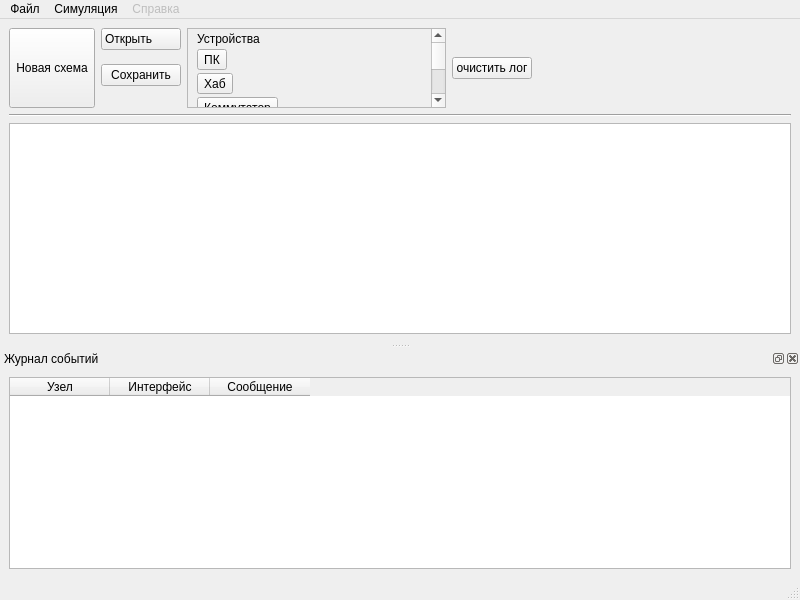
<?xml version="1.0" encoding="UTF-8"?>
<ui version="4.0">
 <class>NSWindow</class>
 <widget class="QMainWindow" name="NSWindow">
  <property name="geometry">
   <rect>
    <x>0</x>
    <y>0</y>
    <width>800</width>
    <height>600</height>
   </rect>
  </property>
  <property name="windowTitle">
   <string>qnetsim</string>
  </property>
  <widget class="QWidget" name="centralwidget">
   <layout class="QVBoxLayout" name="verticalLayout">
    <item>
     <layout class="QHBoxLayout" name="horizontalLayout">
      <property name="sizeConstraint">
       <enum>QLayout::SetDefaultConstraint</enum>
      </property>
      <item>
       <widget class="QToolButton" name="resetButton">
        <property name="sizePolicy">
         <sizepolicy hsizetype="Fixed" vsizetype="Preferred">
          <horstretch>0</horstretch>
          <verstretch>0</verstretch>
         </sizepolicy>
        </property>
        <property name="maximumSize">
         <size>
          <width>16777215</width>
          <height>80</height>
         </size>
        </property>
        <property name="autoFillBackground">
         <bool>false</bool>
        </property>
        <property name="styleSheet">
         <string notr="true"/>
        </property>
        <property name="text">
         <string>Новая схема</string>
        </property>
        <property name="icon">
         <iconset>
          <normalon>icons/020-paper.svg</normalon>
         </iconset>
        </property>
        <property name="iconSize">
         <size>
          <width>48</width>
          <height>48</height>
         </size>
        </property>
        <property name="toolButtonStyle">
         <enum>Qt::ToolButtonTextUnderIcon</enum>
        </property>
       </widget>
      </item>
      <item>
       <layout class="QVBoxLayout" name="verticalLayout_2">
        <property name="sizeConstraint">
         <enum>QLayout::SetDefaultConstraint</enum>
        </property>
        <property name="bottomMargin">
         <number>22</number>
        </property>
        <item alignment="Qt::AlignTop">
         <widget class="QPushButton" name="loadButton">
          <property name="enabled">
           <bool>true</bool>
          </property>
          <property name="sizePolicy">
           <sizepolicy hsizetype="Preferred" vsizetype="Fixed">
            <horstretch>0</horstretch>
            <verstretch>0</verstretch>
           </sizepolicy>
          </property>
          <property name="font">
           <font>
            <kerning>true</kerning>
           </font>
          </property>
          <property name="styleSheet">
           <string notr="true">text-align:left;
padding: 3px;</string>
          </property>
          <property name="text">
           <string>Открыть</string>
          </property>
          <property name="icon">
           <iconset>
            <normalon>icons/015-file storage.svg</normalon>
           </iconset>
          </property>
         </widget>
        </item>
        <item>
         <widget class="QPushButton" name="saveButton">
          <property name="enabled">
           <bool>true</bool>
          </property>
          <property name="sizePolicy">
           <sizepolicy hsizetype="Fixed" vsizetype="Fixed">
            <horstretch>0</horstretch>
            <verstretch>0</verstretch>
           </sizepolicy>
          </property>
          <property name="text">
           <string>Сохранить</string>
          </property>
          <property name="icon">
           <iconset>
            <normalon>icons/007-floppy disk.svg</normalon>
           </iconset>
          </property>
         </widget>
        </item>
       </layout>
      </item>
      <item>
       <widget class="QWidget" name="widget" native="true">
        <property name="sizePolicy">
         <sizepolicy hsizetype="Expanding" vsizetype="Fixed">
          <horstretch>0</horstretch>
          <verstretch>0</verstretch>
         </sizepolicy>
        </property>
        <property name="maximumSize">
         <size>
          <width>300</width>
          <height>80</height>
         </size>
        </property>
        <layout class="QGridLayout" name="gridLayout">
         <property name="leftMargin">
          <number>0</number>
         </property>
         <property name="topMargin">
          <number>0</number>
         </property>
         <property name="rightMargin">
          <number>0</number>
         </property>
         <property name="bottomMargin">
          <number>0</number>
         </property>
         <property name="spacing">
          <number>2</number>
         </property>
         <item row="0" column="0">
          <widget class="QScrollArea" name="scrollArea">
           <property name="sizePolicy">
            <sizepolicy hsizetype="Expanding" vsizetype="Minimum">
             <horstretch>0</horstretch>
             <verstretch>0</verstretch>
            </sizepolicy>
           </property>
           <property name="maximumSize">
            <size>
             <width>300</width>
             <height>200</height>
            </size>
           </property>
           <property name="widgetResizable">
            <bool>true</bool>
           </property>
           <property name="alignment">
            <set>Qt::AlignLeading|Qt::AlignLeft|Qt::AlignTop</set>
           </property>
           <widget class="QWidget" name="scrollAreaWidgetContents">
            <property name="geometry">
             <rect>
              <x>0</x>
              <y>0</y>
              <width>208</width>
              <height>134</height>
             </rect>
            </property>
            <layout class="QGridLayout" name="gridLayout_2">
             <property name="topMargin">
              <number>3</number>
             </property>
             <property name="bottomMargin">
              <number>9</number>
             </property>
             <property name="spacing">
              <number>3</number>
             </property>
             <item row="7" column="0">
              <widget class="QLabel" name="label_2">
               <property name="text">
                <string>Соединители</string>
               </property>
              </widget>
             </item>
             <item row="8" column="0">
              <widget class="QToolButton" name="toolButton_3">
               <property name="text">
                <string>Провод</string>
               </property>
              </widget>
             </item>
             <item row="6" column="0">
              <widget class="Line" name="line_2">
               <property name="orientation">
                <enum>Qt::Horizontal</enum>
               </property>
              </widget>
             </item>
             <item row="2" column="0">
              <widget class="QToolButton" name="addPCButton">
               <property name="text">
                <string>ПК</string>
               </property>
               <property name="icon">
                <iconset>
                 <normaloff>icons/018-monitor screen.svg</normaloff>icons/018-monitor screen.svg</iconset>
               </property>
               <property name="checked">
                <bool>false</bool>
               </property>
              </widget>
             </item>
             <item row="0" column="0">
              <widget class="QLabel" name="label">
               <property name="sizePolicy">
                <sizepolicy hsizetype="MinimumExpanding" vsizetype="Fixed">
                 <horstretch>0</horstretch>
                 <verstretch>0</verstretch>
                </sizepolicy>
               </property>
               <property name="text">
                <string>Устройства</string>
               </property>
              </widget>
             </item>
             <item row="3" column="0">
              <widget class="QToolButton" name="addHubButton">
               <property name="text">
                <string>Хаб</string>
               </property>
               <property name="icon">
                <iconset>
                 <normaloff>icons/017-hub.svg</normaloff>icons/017-hub.svg</iconset>
               </property>
              </widget>
             </item>
             <item row="4" column="0">
              <widget class="QToolButton" name="addSwitchButton">
               <property name="text">
                <string>Коммутатор</string>
               </property>
               <property name="icon">
                <iconset>
                 <normaloff>icons/016-switch.svg</normaloff>icons/016-switch.svg</iconset>
               </property>
              </widget>
             </item>
            </layout>
           </widget>
          </widget>
         </item>
        </layout>
       </widget>
      </item>
      <item>
       <widget class="QPushButton" name="logClearButton">
        <property name="text">
         <string>очистить лог</string>
        </property>
       </widget>
      </item>
      <item>
       <spacer name="horizontalSpacer">
        <property name="orientation">
         <enum>Qt::Horizontal</enum>
        </property>
        <property name="sizeHint" stdset="0">
         <size>
          <width>40</width>
          <height>10</height>
         </size>
        </property>
       </spacer>
      </item>
     </layout>
    </item>
    <item>
     <widget class="Line" name="line">
      <property name="orientation">
       <enum>Qt::Horizontal</enum>
      </property>
     </widget>
    </item>
    <item>
     <widget class="NSGraphicsView" name="graphicsView">
      <property name="alignment">
       <set>Qt::AlignLeading|Qt::AlignLeft|Qt::AlignTop</set>
      </property>
     </widget>
    </item>
   </layout>
  </widget>
  <widget class="QMenuBar" name="menubar">
   <property name="geometry">
    <rect>
     <x>0</x>
     <y>0</y>
     <width>800</width>
     <height>22</height>
    </rect>
   </property>
   <widget class="QMenu" name="menuFile">
    <property name="title">
     <string>Файл</string>
    </property>
    <addaction name="separator"/>
    <addaction name="actionQuit"/>
   </widget>
   <widget class="QMenu" name="menu">
    <property name="enabled">
     <bool>false</bool>
    </property>
    <property name="title">
     <string>Справка</string>
    </property>
   </widget>
   <widget class="QMenu" name="menuSimulation">
    <property name="title">
     <string>Симуляция</string>
    </property>
    <addaction name="stopSimAction"/>
    <addaction name="toggleStepSimAction"/>
    <addaction name="stepSimAction"/>
   </widget>
   <addaction name="menuFile"/>
   <addaction name="menuSimulation"/>
   <addaction name="menu"/>
  </widget>
  <widget class="QStatusBar" name="statusBar"/>
  <widget class="QDockWidget" name="logDock">
   <property name="sizePolicy">
    <sizepolicy hsizetype="Expanding" vsizetype="Expanding">
     <horstretch>0</horstretch>
     <verstretch>0</verstretch>
    </sizepolicy>
   </property>
   <property name="minimumSize">
    <size>
     <width>88</width>
     <height>200</height>
    </size>
   </property>
   <property name="floating">
    <bool>false</bool>
   </property>
   <property name="allowedAreas">
    <set>Qt::BottomDockWidgetArea</set>
   </property>
   <property name="windowTitle">
    <string>Журнал событий</string>
   </property>
   <attribute name="dockWidgetArea">
    <number>8</number>
   </attribute>
   <widget class="QWidget" name="logDockContents">
    <layout class="QVBoxLayout" name="verticalLayout_3">
     <item>
      <widget class="QTableWidget" name="logTable">
       <property name="columnCount">
        <number>3</number>
       </property>
       <column>
        <property name="text">
         <string>Узел</string>
        </property>
       </column>
       <column>
        <property name="text">
         <string>Интерфейс</string>
        </property>
       </column>
       <column>
        <property name="text">
         <string>Сообщение</string>
        </property>
       </column>
      </widget>
     </item>
    </layout>
   </widget>
  </widget>
  <action name="actionQuit">
   <property name="text">
    <string>&amp;Quit</string>
   </property>
   <property name="shortcut">
    <string>Ctrl+Q</string>
   </property>
  </action>
  <action name="stopSimAction">
   <property name="text">
    <string>Остановить</string>
   </property>
  </action>
  <action name="toggleStepSimAction">
   <property name="checkable">
    <bool>true</bool>
   </property>
   <property name="text">
    <string>Пошаговый режим</string>
   </property>
  </action>
  <action name="stepSimAction">
   <property name="text">
    <string>Шаг</string>
   </property>
   <property name="shortcut">
    <string>F3</string>
   </property>
  </action>
  <action name="pauseSimAction">
   <property name="text">
    <string>Пауза</string>
   </property>
  </action>
  <action name="resumeSimAction">
   <property name="text">
    <string>Продолжить</string>
   </property>
  </action>
 </widget>
 <customwidgets>
  <customwidget>
   <class>NSGraphicsView</class>
   <extends>QGraphicsView</extends>
   <header>gui/nsgraphicsview.h</header>
  </customwidget>
 </customwidgets>
 <resources/>
 <connections/>
</ui>
